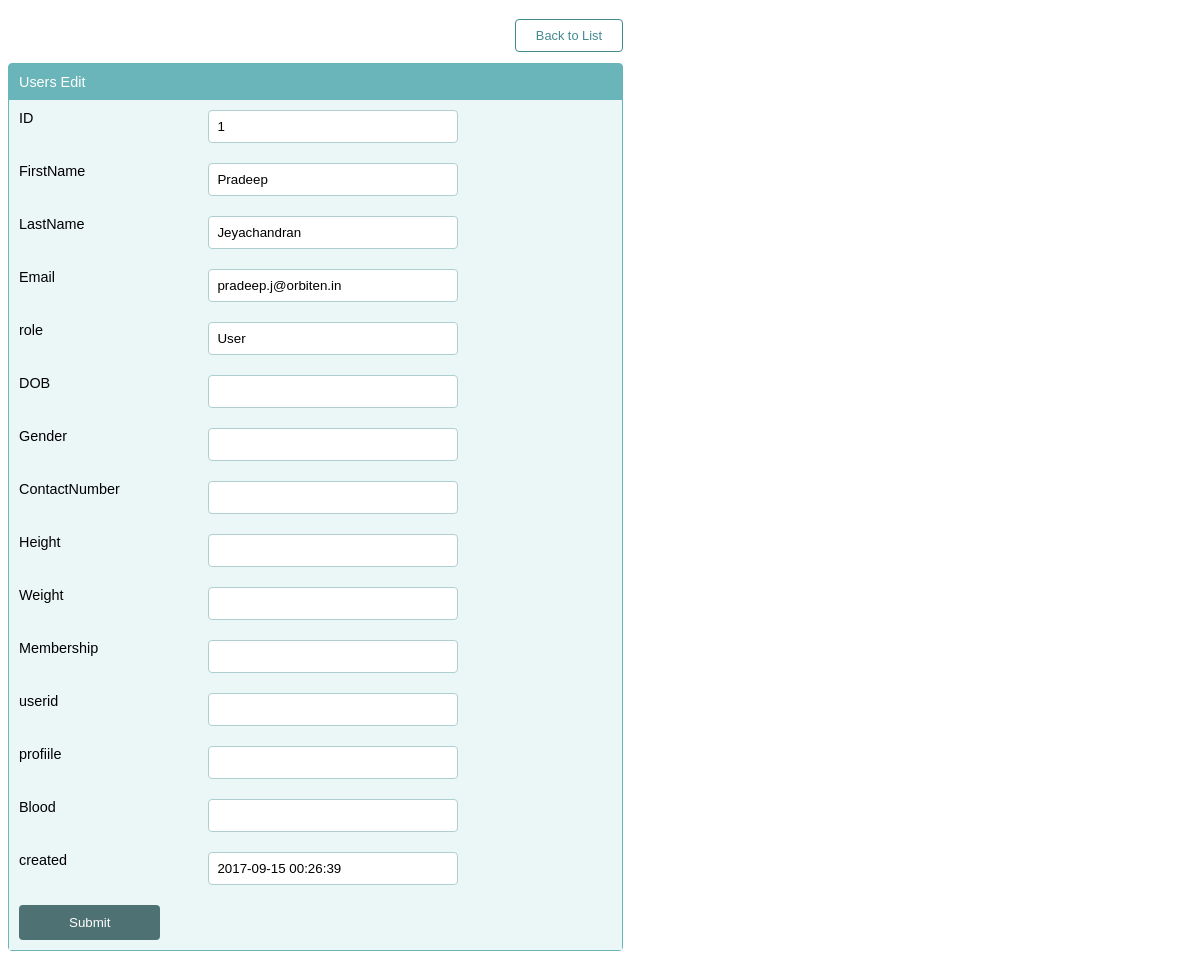
Screenshot of /admin/edit.php?ID=1 with the database file from the repository.
### tables this page shows
CREATE TABLE IF NOT EXISTS `users` (
  `ID` int(11) NOT NULL AUTO_INCREMENT,
  `FirstName` varchar(255) DEFAULT NULL,
  `LastName` varchar(255) DEFAULT NULL,
  `email` varchar(255) DEFAULT NULL,
  `password` varchar(255) DEFAULT NULL,
  `role` varchar(50) NOT NULL,
  `active_code` varchar(200) NOT NULL,
  `DOB` date DEFAULT NULL,
  `Gender` varchar(255) DEFAULT NULL,
  `ContactNumber` varchar(255) DEFAULT NULL,
  `Height` varchar(255) DEFAULT NULL,
  `Weight` varchar(255) DEFAULT NULL,
  `Membership` varchar(255) DEFAULT NULL,
  `userid` varchar(255) DEFAULT NULL,
  `profiile` varchar(255) DEFAULT NULL,
  `created` datetime DEFAULT CURRENT_TIMESTAMP,
  PRIMARY KEY (`ID`)
);

### admin/edit.php (the view, shortened to what this page needs)
<?php
	require_once("../class/dbconnect.php");
	$sql = $DBcon->prepare("SELECT * FROM users WHERE ID=?");
	$sql->bind_param("i",$_GET["ID"]);
	$sql->execute();
	$result = $sql->get_result();
	if ($result->num_rows > 0) {
		$row = $result->fetch_assoc();
	}
?>
<html>
<head>
<link href="style.css" rel="stylesheet" type="text/css" />
</head>
<body>
<form name="frmUser" method="post" action="">
<div class="button_link"><a href="index.php" >Back to List </a></div>
<table border="0" cellpadding="10" cellspacing="0" width="500" align="center" class="tbl-qa">
	<thead>
		<tr>
			<th colspan="2" class="table-header">Users Edit</th>
		</tr>
	</thead>
	<tbody>
		<tr class="table-row">
			<td><label>ID</label></td>
			<td><input type="text" name="ID" class="txtField" value="<?php echo $row["ID"]?>"></td>
		</tr>
		<tr class="table-row">
			<td><label>FirstName</label></td>
			<td><input type="text" name="FirstName" class="txtField" value="<?php echo $row["FirstName"]?>"></td>
		</tr>
		<tr class="table-row">
			<td><label>LastName</label></td>
			<td><input type="text" name="LastName" class="txtField" value="<?php echo $row["LastName"]?>"></td>
		</tr>
		<tr class="table-row">
			<td><label>Email</label></td>
			<td><input type="text" name="email" class="txtField" value="<?php echo $row["email"]?>"></td>
		</tr>
		<tr class="table-row">
			<td><label>role</label></td>
			<td><input type="text" name="role" class="txtField" value="<?php echo $row["role"]?>"></td>
		</tr>
		<tr class="table-row">
			<td><label>DOB</label></td>
			<td><input type="text" name="DOB" class="txtField" value="<?php echo $row["DOB"]?>"></td>
		</tr>
		<tr class="table-row">
			<td><label>Gender</label></td>
			<td><input type="text" name="Gender" class="txtField" value="<?php echo $row["Gender"]?>"></td>
		</tr>
		<tr class="table-row">
			<td><label>ContactNumber</label></td>
			<td><input type="text" name="ContactNumber" class="txtField" value="<?php echo $row["ContactNumber"]?>"></td>
		</tr>
		<tr class="table-row">
			<td><label>Height</label></td>
			<td><input type="text" name="Height" class="txtField" value="<?php echo $row["Height"]?>"></td>
		</tr>
		<tr class="table-row">
			<td><label>Weight</label></td>
			<td><input type="text" name="Weight" class="txtField" value="<?php echo $row["Weight"]?>"></td>
		</tr>
		<tr class="table-row">
			<td><label>Membership</label></td>
			<td><input type="text" name="Membership" class="txtField" value="<?php echo $row["Membership"]?>"></td>
		</tr>
		<tr class="table-row">
			<td><label>userid</label></td>
			<td><input type="text" name="userid" class="txtField" value="<?php echo $row["userid"]?>"></td>
		</tr>
		<tr class="table-row">
			<td><label>profiile</label></td>
			<td><input type="text" name="profile" class="txtField" value="<?php echo $row["profile"]?>"></td>
		</tr>
		<tr class="table-row">
			<td><label>Blood</label></td>
			<td><input type="text" name="blood" class="txtField" value="<?php echo $row["blood"]?>"></td>
		</tr>
		<tr class="table-row">
			<td><label>created</label></td>
			<td><input type="text" name="created" class="txtField" value="<?php echo $row["created"]?>"></td>
		</tr>
		<tr class="table-row">
			<td colspan="2"><input type="submit"  name="submit" value="Submit" class="demo-form-submit"></td>
		</tr>
	</tbody>
</table>
</form>
</body>
</html>

### admin/New folder/style.css (style rules this page uses)
body { width:615px;font-family:arial; }
.tbl-qa { width: 100%;font-size:0.9em;background-color: #6ab5b9;border-spacing: 1px;border-radius: 4px; }
.tbl-qa th.table-header { padding: 5px;text-align: left;padding:10px;color:#FFF;font-weight:normal; }
.tbl-qa .table-row td { padding:10px;background-color: #ebf6f7;vertical-align:top; }
.button_link { padding: 20px 0px;text-align: right; }
.button_link a { color: #428a8e;text-decoration: none;background-color: FFF;padding: 8px 20px;font-size: 0.8em;border: #428a8e 1px solid; border-radius: 4px; }
.txtField { padding: 8px;border: #afced0 1px solid;border-radius: 4px;width: 250px; }
.demo-form-submit { color: #FFF;background-color: #4e7173;padding: 10px 50px;border: 0px;cursor: pointer;border-radius:4px; }

### admin/edit.php (style rules this page uses)
.tbl-qa { border-spacing:0px;border-radius:4px;border:#6ab5b9 1px solid; }

### rows the page displays
users: ID "1", FirstName "Pradeep", LastName "Jeyachandran", email "pradeep.j@orbiten.in", role "User", created "2017-09-15 00:26:39"
